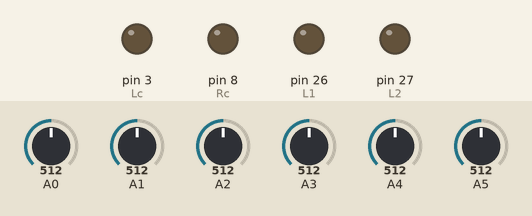
This sketch was run on a simulated Arduino Mega 2560, built with avr-gcc and run on an emulated ATmega2560. On the bench: output pins drawn as LEDs (lit = HIGH). Inputs (shaded band) come from the test bench; at power-on: A0 = 512, A1 = 512, A2 = 512, A3 = 512, A4 = 512, A5 = 512. Pins used as bus, display or sensor lines are not drawn.

Above: at 0.1 s.
At 5.1 s:
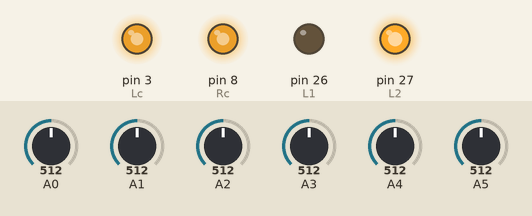
At 5.6 s:
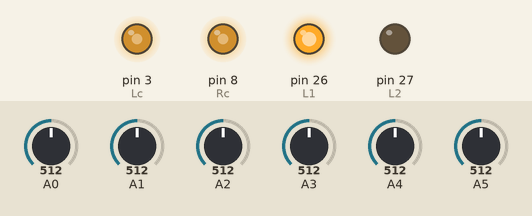
Timing chart, 0 to 7.1 s (numbered marks = the images above):
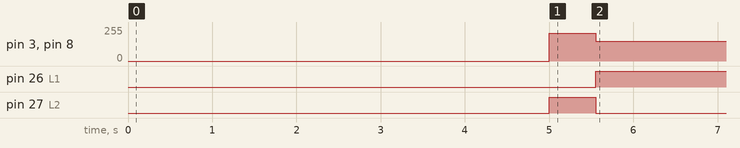

The sketch:

final.ino
```cpp
int s[6]={analogRead(A0),analogRead(A1),analogRead(A2),analogRead(A3),analogRead(A4),analogRead(A5)};
int dig[6];
int sensorMin=1023;
int sensorMax=0;
int sensorValue=0;
int i;
int avg;
int val;
//Left motor
const int R1  = 24;  // Pin 14 of L293
const int R2  = 25;  // Pin 10 of L2
const int Rc = 8;
//Right Motor
const int L1  = 26;  // Pin 14 of L293
const int L2  = 27;  // Pin 10 of L293
const int Lc = 3;
const int fast=210;
const int med=150;
int high_med=190;
int low=130;
int wait=0;
const int forward=98;
const int stay=99;
const int left=100;
const int right=101;
const int slightLeft=102;
const int slightRight=103;
const int rotateLeft=104;
int turnTime=1000;
long int timer=0;
long int interval=550;
void setup() {
  // initialize serial communication at 9600 bits per second:
//Serial.begin(9600);
 pinMode(L1, OUTPUT);
pinMode(L2, OUTPUT);
pinMode(R1, OUTPUT);
pinMode(R2, OUTPUT);


  }


void steer(int left,int right){
  analogWrite(Lc,left);
  analogWrite(Rc,right);
 // delay(50);

}

void getSet(){
 long int nxtTime=0;
 timer=millis();
 nxtTime=timer+interval;
 while(nxtTime>=timer){
  timer=millis();
  steer(fast,fast);
 }
}


 long int pos() {

int s[6]={analogRead(A0),analogRead(A1),analogRead(A2),analogRead(A3),analogRead(A4),analogRead(A5)};
String posStr="";
long int pos;


//ditial convertion
for(int i=0;i<6;i++){
  if(s[i]>=avg){
    posStr+='1';
  }
  if(s[i]<avg){
    posStr+='0';

  }

 // if(i==5){
   // Serial.print("\n");
  }
//  Serial.println(posStr);

// pos=parseInt(dig);


//string to integer convertion
if(posStr.equals("000000")){
 pos=222222;
}
else if(posStr.equals("001100")){
 pos=221122;
}
else if(posStr.equals("001000")){
 pos=221222;
}
else if(posStr.equals("000100")){
 pos=222122;
}
else if(posStr.equals("011110")){
 pos=211112;
}
else if(posStr.equals("111111")){
 pos=111111;
}
else if(posStr.equals("000111")){
 pos=222111;
}
else if(posStr.equals("111000")){
   pos=111222;
}
else if(posStr.equals("111100")){
 pos=111122;
}
else if(posStr.equals("111111")){
 pos=111111;
}
else if(posStr.equals("001111")){
 pos=221111;
}
else if(posStr.equals("011000")){
  pos=211222;
}
else if(posStr.equals("000110")){
  pos=222112;
}
else if(posStr.equals("111110")){
  pos=111112;
}
else if(posStr.equals("011111")){
  pos=211111;
}
else if(posStr.equals("111110")){
  pos=222221;
}
else if(posStr.equals("100000")){
  pos=122222;
}
else if(posStr.equals("0000001")){
  pos=222221;
}
else{
  pos=2;
}

return pos;
//Serial.println(pos);
}


void path(long int dir){

 /*if(dir==forward && poss==221122||dir==forward && poss==211112){

   steer(fast,fast);
 }
 else if (dir==stay){
  steer(wait,wait);
 }
 else{

  //while(pos()!=221122||pos()!=211112){ */


digitalWrite(L1,LOW);
digitalWrite(L2,HIGH);
digitalWrite(R1,LOW);
digitalWrite(R2,HIGH);
analogWrite(Lc,0);
analogWrite(Rc,0);
int mid=med;
int fas=fast;
    switch(dir){
        case forward:{
         steer(med,med);

        }
        break;

        case slightLeft:{
          //int cont=1;
           //while(cont==1){
           //if(pos()!=221122){
            //if(fas<240){fas+=1;}
            steer(mid,fas);
             //delay(20);
            //}
           //else{cont=0;}
          //}
        }
        break;

        case slightRight:{
          //int cont=1;
            //while(cont==1){
           //if(pos()!=221122){
             //if(fas<240){fas+=1;}
             steer(fas,mid);
             //delay(20);

             //}
            //else{cont=0;}
          //}
        }
        break;

        case left:{
          getSet();
         digitalWrite(L1,HIGH);
          digitalWrite(L2,LOW);
          int cont=1;

          while(cont==1){
            if(pos()!=221122){
            steer(med,med);}
           else{cont=0;}
          }
        }

        break;

       case right:{
        getSet();
        int cont=1;
        digitalWrite(R1,HIGH);
        digitalWrite(R2,LOW);

          while(cont==1){
            if(pos()!=221122) {steer(med,med);}

            else{cont=0;}
          }


        }
        break;

        case rotateLeft :{
               getSet();
               if(pos()!=222222){
                path(forward);
               }
               int cont=1;
               digitalWrite(L1,HIGH);
               digitalWrite(L2,LOW);
          while(cont==1){

            if(pos()!=222112){
            steer(med,med);}

            else{cont=0;}
          }

         }
         break;

    }


  //}

 //}
}


void Drive() {

switch(pos()){

   case 221122:{
    path(forward);
   }
   break;
   case 222112:{
     path(slightRight);
   }
   break;

   case 211222:{
     path(slightLeft);
   }
   break;

   case 222111:{

      path(right);

    }
     break;


     case 221111:{
      path(right);

    }
     break;
      case 211111:{
      path(right);

    }
     break;

    case 111222:{
       path(left);

    }
    break;

    case 111122:{
       path(left);

    }
    break;

    case 111112:{
       path(left);

    }
    break;

    case 111111:{

     path(left);

    }
    break;

    case 222222:{

     path(rotateLeft);
    }
    break;
    case 222122:{

     path(slightRight);
    }
    break;
    case 221222:{

     path(slightLeft);
    }
    break;
}
}


 void caliberate(){
  int s[6]={analogRead(A0),analogRead(A1),analogRead(A2),analogRead(A3),analogRead(A4),analogRead(A5)};

  while ( millis() < 5000) {
  for(int i=0;i<4;i++){


for(i=0;i<6;i++){

    // record the maximum sensor value
   if (s[i] > sensorMax) {
     sensorMax = s[i];
   }

   // record the minimum sensor value
   if (s[i] < sensorMin) {
     sensorMin = s[i];
   }

  }
 }
}
avg=(sensorMin+sensorMax)/2;
//Serial.println(avg);
}


void loop(){
  caliberate();
 //int s[6]={analogRead(A0),analogRead(A1),analogRead(A2),analogRead(A3),analogRead(A4),analogRead(A5)};
  //Serial.println(pos());

 Drive();
/* for(int i=0;i<=5;i++){
    Serial.println(s[i]);
    if(i==5){Serial.println("\n");

    }

  }

  delay(1000);*/
}
```

Measured:
- by itself, pin 3 (Lc), pin 8 (Rc): 0/255 → 210/255 at 5.0 s, → 150/255 0.55 s later
- by itself, pin 26 (L1): LOW → HIGH at 5.6 s
- by itself, pin 27 (L2): LOW → HIGH at 5.0 s, → LOW 0.55 s later
